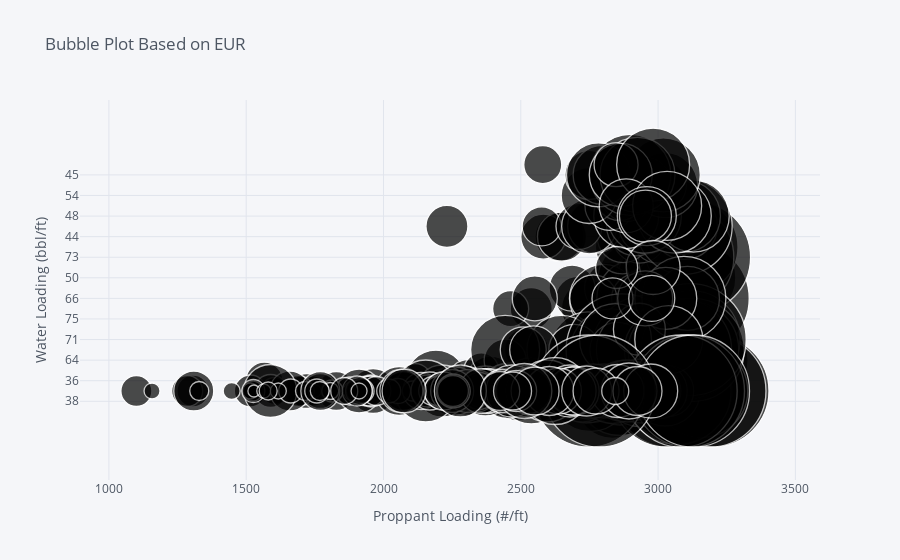

Here is the notebook cell this chart was saved with:
### Code cell
df_Shale.iplot(kind='bubble',x='Proppant Loading',y='bbl/ft',size='EUR',title='Bubble Plot Based on EUR',xTitle='Proppant Loading (#/ft)',yTitle='Water Loading (bbl/ft)',zTitle='EUR',color='black')

### Figure 1 — Plotly figure (JSON) as saved in the notebook; plotly's stock layout.template omitted (floating-point values rounded to 4 significant figures; data arrays with more than 128 entries replaced by an {"elided": "..."} marker saying what was removed)
{"data": [{"marker": {"color": {"elided": "506 str values"}, "line": {"width": 1.3}, "size": {"elided": "506 int values"}, "symbol": "circle"}, "mode": "markers", "text": "", "type": "scatter", "x": {"elided": "506 int values"}, "y": {"elided": "506 str values"}}], "layout": {"legend": {"bgcolor": "#F5F6F9", "font": {"color": "#4D5663"}}, "paper_bgcolor": "#F5F6F9", "plot_bgcolor": "#F5F6F9", "title": {"font": {"color": "#4D5663"}, "text": "Bubble Plot Based on EUR"}, "xaxis": {"gridcolor": "#E1E5ED", "showgrid": true, "tickfont": {"color": "#4D5663"}, "title": {"font": {"color": "#4D5663"}, "text": "Proppant Loading (#/ft)"}, "zerolinecolor": "#E1E5ED"}, "yaxis": {"gridcolor": "#E1E5ED", "showgrid": true, "tickfont": {"color": "#4D5663"}, "title": {"font": {"color": "#4D5663"}, "text": "Water Loading (bbl/ft)"}, "zerolinecolor": "#E1E5ED"}}}
